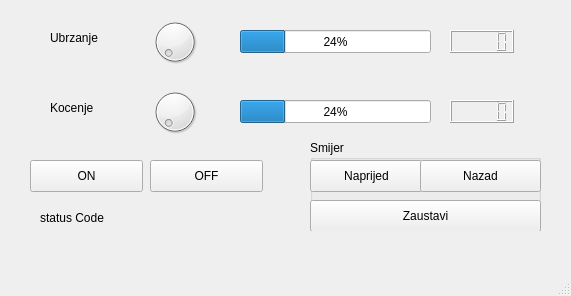
<?xml version="1.0" encoding="UTF-8"?>
<ui version="4.0">
 <class>MainWindow</class>
 <widget class="QMainWindow" name="MainWindow">
  <property name="geometry">
   <rect>
    <x>0</x>
    <y>0</y>
    <width>571</width>
    <height>296</height>
   </rect>
  </property>
  <property name="windowTitle">
   <string>Elektricni Buggy</string>
  </property>
  <widget class="QWidget" name="centralwidget">
   <widget class="QLabel" name="ubrzanjeLbl">
    <property name="geometry">
     <rect>
      <x>50</x>
      <y>30</y>
      <width>60</width>
      <height>16</height>
     </rect>
    </property>
    <property name="text">
     <string>Ubrzanje</string>
    </property>
   </widget>
   <widget class="QLabel" name="kocenjeLbl">
    <property name="geometry">
     <rect>
      <x>50</x>
      <y>100</y>
      <width>60</width>
      <height>16</height>
     </rect>
    </property>
    <property name="text">
     <string>Kocenje</string>
    </property>
   </widget>
   <widget class="QDial" name="ubrzanjeDial">
    <property name="geometry">
     <rect>
      <x>150</x>
      <y>10</y>
      <width>50</width>
      <height>64</height>
     </rect>
    </property>
   </widget>
   <widget class="QDial" name="dialKocenje">
    <property name="geometry">
     <rect>
      <x>150</x>
      <y>80</y>
      <width>50</width>
      <height>64</height>
     </rect>
    </property>
   </widget>
   <widget class="QProgressBar" name="progressBarUbrzanje">
    <property name="geometry">
     <rect>
      <x>240</x>
      <y>30</y>
      <width>191</width>
      <height>23</height>
     </rect>
    </property>
    <property name="value">
     <number>24</number>
    </property>
   </widget>
   <widget class="QProgressBar" name="progressBarKocenje">
    <property name="geometry">
     <rect>
      <x>240</x>
      <y>100</y>
      <width>191</width>
      <height>23</height>
     </rect>
    </property>
    <property name="value">
     <number>24</number>
    </property>
   </widget>
   <widget class="QLCDNumber" name="ubrzanjeLcd">
    <property name="geometry">
     <rect>
      <x>450</x>
      <y>30</y>
      <width>64</width>
      <height>23</height>
     </rect>
    </property>
   </widget>
   <widget class="QLCDNumber" name="kocenjeLcd">
    <property name="geometry">
     <rect>
      <x>450</x>
      <y>100</y>
      <width>64</width>
      <height>23</height>
     </rect>
    </property>
   </widget>
   <widget class="QPushButton" name="startBtn">
    <property name="geometry">
     <rect>
      <x>30</x>
      <y>160</y>
      <width>113</width>
      <height>32</height>
     </rect>
    </property>
    <property name="text">
     <string>ON</string>
    </property>
   </widget>
   <widget class="QPushButton" name="stopBtn">
    <property name="geometry">
     <rect>
      <x>150</x>
      <y>160</y>
      <width>113</width>
      <height>32</height>
     </rect>
    </property>
    <property name="text">
     <string>OFF</string>
    </property>
   </widget>
   <widget class="QLabel" name="statusCode">
    <property name="geometry">
     <rect>
      <x>40</x>
      <y>210</y>
      <width>261</width>
      <height>16</height>
     </rect>
    </property>
    <property name="text">
     <string>status Code</string>
    </property>
   </widget>
   <widget class="QGroupBox" name="groupBox">
    <property name="geometry">
     <rect>
      <x>310</x>
      <y>140</y>
      <width>231</width>
      <height>91</height>
     </rect>
    </property>
    <property name="title">
     <string>Smijer</string>
    </property>
    <widget class="QPushButton" name="naprijedBtn">
     <property name="geometry">
      <rect>
       <x>0</x>
       <y>20</y>
       <width>113</width>
       <height>32</height>
      </rect>
     </property>
     <property name="text">
      <string>Naprijed</string>
     </property>
    </widget>
    <widget class="QPushButton" name="nazadBtn">
     <property name="geometry">
      <rect>
       <x>110</x>
       <y>20</y>
       <width>121</width>
       <height>32</height>
      </rect>
     </property>
     <property name="text">
      <string>Nazad</string>
     </property>
    </widget>
    <widget class="QPushButton" name="zaustaviBtn">
     <property name="geometry">
      <rect>
       <x>0</x>
       <y>60</y>
       <width>231</width>
       <height>32</height>
      </rect>
     </property>
     <property name="text">
      <string>Zaustavi</string>
     </property>
    </widget>
   </widget>
  </widget>
  <widget class="QMenuBar" name="menubar">
   <property name="geometry">
    <rect>
     <x>0</x>
     <y>0</y>
     <width>571</width>
     <height>24</height>
    </rect>
   </property>
  </widget>
  <widget class="QStatusBar" name="statusbar"/>
 </widget>
 <resources/>
 <connections/>
</ui>
